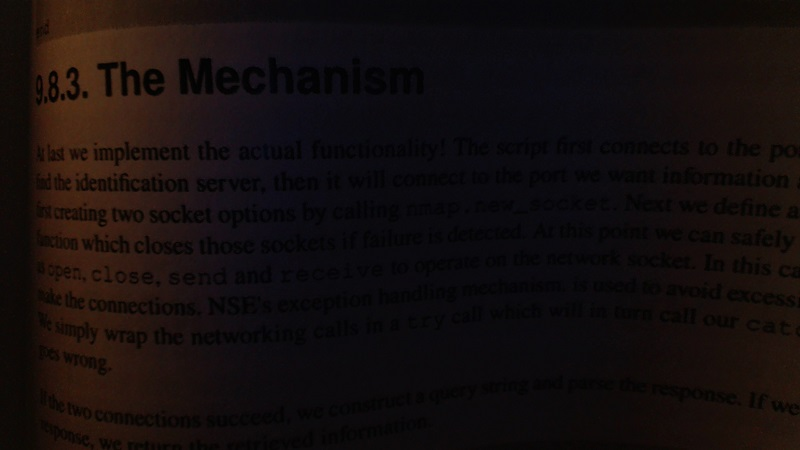
#> input picture bookpage.jpg, 800 x 450 px, found by its file name
$ python thresholding.py
#> lines starting #> are read from the running program, lines starting #| are printed output that depends on the picture; after the words box and inside, x2 and y2 are one past the last pixel; in counts of white or black regions, pixels touching at a corner belong together
import cv2
import numpy as np

image=cv2.imread('C:/Users/D/Desktop/bookpage.jpg',0)
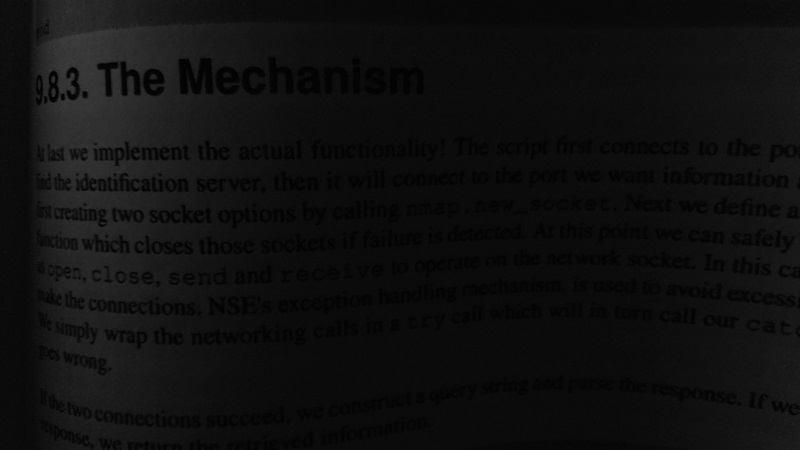
#> image: shape (450, 800); min 0, max 64, mean 15.6
retval,threshold=cv2.threshold(image,12,255,cv2.THRESH_BINARY)
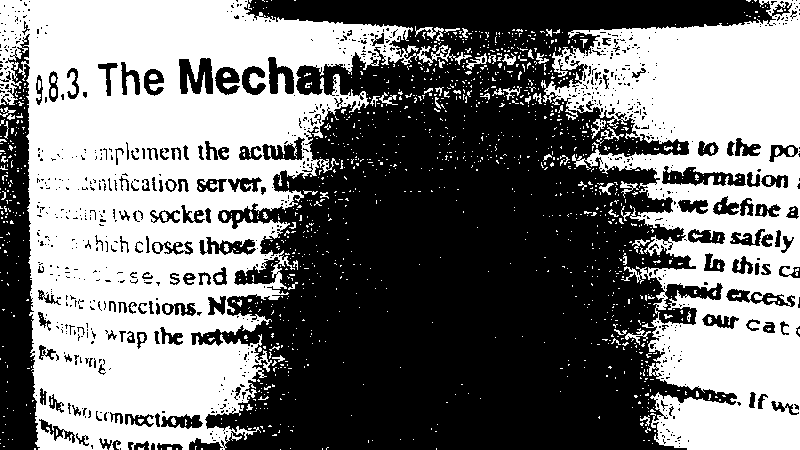
#> threshold: shape (450, 800); 47.3% white; 1332 white regions (1245 under 20 px), largest, box (x1, y1, x2, y2) and area: (0, 0, 472, 450) 102492, (541, 0, 800, 450) 60163, (415, 26, 444, 41) 156
gauss=cv2.adaptiveThreshold(image,255,cv2.ADAPTIVE_THRESH_GAUSSIAN_C,cv2.THRESH_BINARY,3,1)
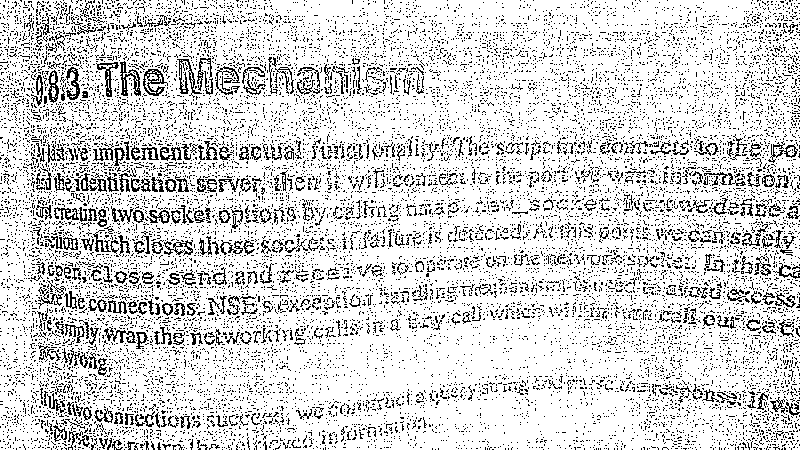
#> gauss: shape (450, 800); 83.5% white; black in thin lines or dots

cv2.imshow('original',image)
cv2.imshow('threshold',threshold)
cv2.imshow('GAUSS',gauss)

cv2.waitKey(0)
cv2.destroyAllWindows()
